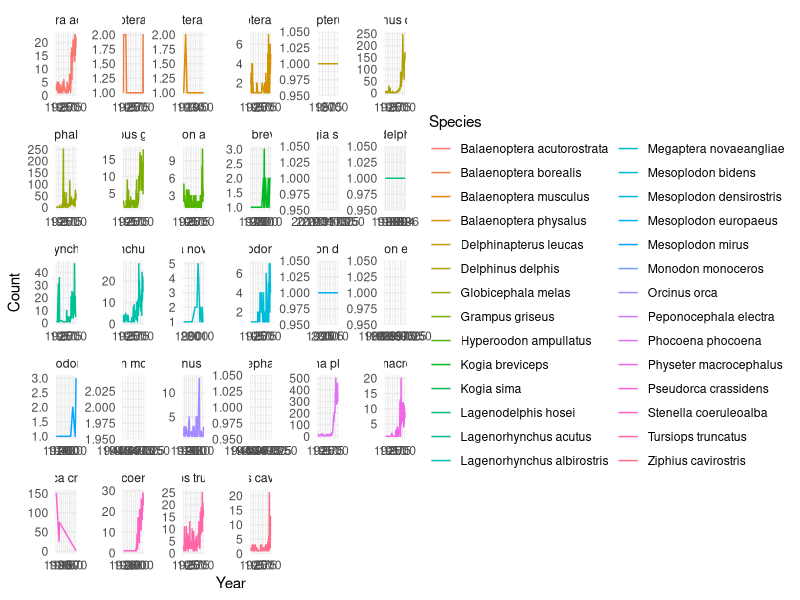

Source code (R): (Note: this script raises an error after producing the figure.)

#This code is looking at some species plots - still messy 
#Splitting data into years and species and then attempting to look at mysticetes seperately 
#Messy variable names - need to clean 

library(dplyr)
library(tidyverse)
library(ggplot2)
library(reshape) 
library(viridis)


UK_and_Irish <- read.csv("UK_and_Irish_strandings.csv")
UK_and_Irish$X <- NULL

#write.csv(cleaneddata, file = "cleaneddata.csv")

#Having a look at how many of each species 
select(UK_and_Irish, Name.Current.Sci)

#Remove unknowns 
Strandings_known_IRL_UK <- UK_and_Irish %>% 
  filter(!(Name.Current.Sci %in% c("Unknown", "Unknown odontocete", "Unknown odontocete ", "Unknown delphinid ",
                                   "Unknown delphinid", "Unknown delphinid ", "Unknown mysticete")))


#'Species' just looking at Name.Current.Sci
Species <- dplyr::count(Strandings_known_IRL_UK, Name.Current.Sci)
#'Speciesyearcount' cleaned data: a count of current scientific name and year 
speciesyearcount <- dplyr::count(Strandings_known_IRL_UK, Name.Current.Sci, Year) %>%
  na.omit()

#This is just species and the year - no counting or sorting 
#speciesyear <- select(cleaneddata, Year, Name.Current.Sci) %>%
  #na.omit()


#Geom_line of all species for every year 
speciesyearcount <- speciesyearcount %>%
  dplyr::rename(Species = Name.Current.Sci) 


p <- ggplot(data = speciesyearcount, aes(x = Year, y = n, colour= Species))+
  theme(panel.background = element_blank(), panel.border = element_rect(colour = "grey40", fill = NA)) +
  labs(x = "Year", y = "Count") +
  geom_line() +
  theme(legend.position="bottom") +
  scale_fill_viridis(option="viridis") + 
  theme_minimal()
  
 p + facet_wrap(~ Species, scales = 'free')
  
  
#Looking at species by year - a count of each species per year
  speciestotal <- aggregate(n ~ Species, speciesyearcount, sum) %>%
    na.omit()

#The unknowns 
unknowns <- speciesyearcount %>%
  filter(Species %in% c("Unknown", "Unknown odontocete", "Unknown odontocete ", "Unknown delphinid ",
                        "Unknown delphinid", "Unknown delphinid ", "Unknown mysticete"))

#Geom_line of all species for every year 
#Can plot unknowns using "unknowns" 
ggplot(data = unknowns, aes(x = Year, y = n, colour= Name.Current.Sci))+
  theme(panel.background = element_blank(), panel.border = element_rect(colour = "grey40", fill = NA)) +
  labs(x = "Year", y = "Species count") +
  geom_line() +
  scale_fill_manual(values=c("deeppink", "steelblue"), guide=FALSE)
